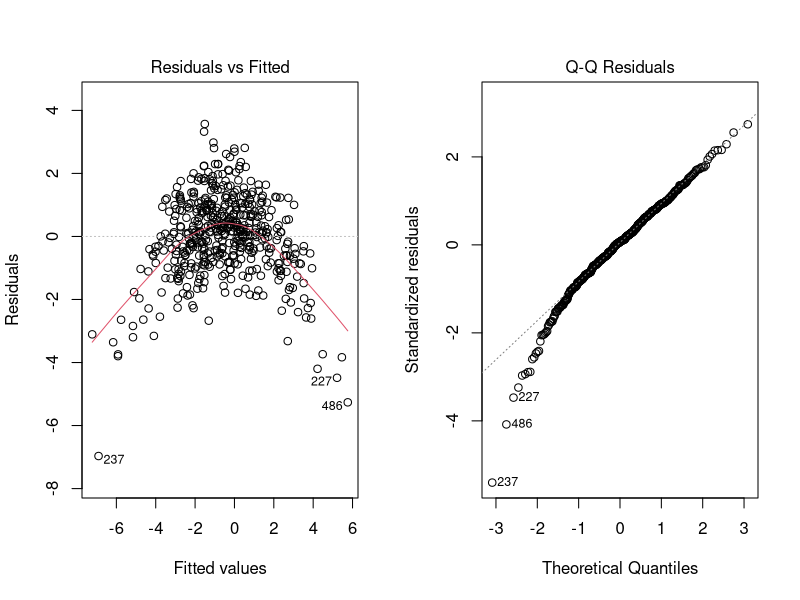

The R source for this figure:
## ---- chunk 1
knitr::opts_chunk$set(echo = FALSE)
## ---- chunk 2
set.seed(1234)

x <- rnorm(500)
y4 <- (.1 * x) + rnorm(500)
y1 <- 2 * x + rnorm(500)
y2 <- 2 * x + - (.5 * x^2) + rnorm(500)
y3 <- exp(.5 * x + rnorm(500))

# put data into dataframe to organize results
df <- data.frame(x, y1, y2, y3, y4)

# run regressions
regs <- lapply(df[-1], function(y) lm(y ~ x, data=df))

par(mfrow = c(1,2))
plot(regs$y2, which = 1:2)
